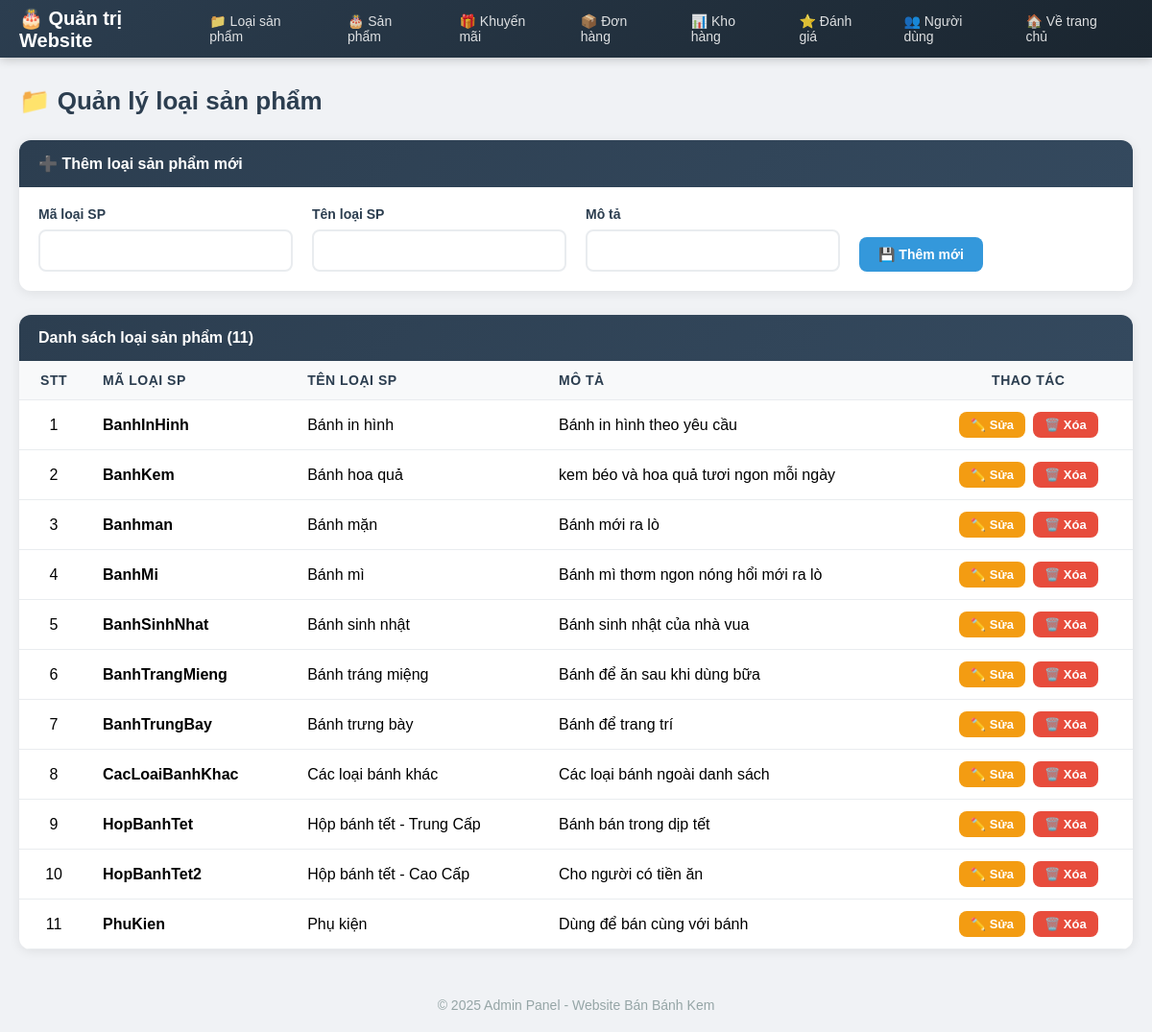
/Admin/ (signed in), run on the app's committed database.
### tables this page shows
CREATE TABLE `tblloaisp` (
  `maLoaiSP` varchar(20) NOT NULL,
  `tenLoaiSP` varchar(50) NOT NULL,
  `moTaLoaiSP` varchar(200) NOT NULL
);

### app/Controller.php (called while the page is built, shortened)
<?php
class Controller {
    public function model($model){
        return new $model;
    }
    public function view($view, $data = []){
        extract($data);
        require "./views/" . $view . ".php";
    }
}

### controllers/Admin.php (called while the page is built, shortened)
<?php
class Admin extends Controller{
    function show(){
        $obj=$this->model("AdProductTypeModel");
        $data=$obj->all("tblloaisp");
        $this->view("adminPage",["page"=>"ProductTypeView","productList"=>$data]);
    }
}

### app/App.php (called while the page is built, shortened)
<?php
class App{
    protected $action="Show";
 public function __construct(){
        $arr=array();
        if(isset($_GET["url"])){
            $arr=$this->urlprocess();
        }
        if(isset($arr[0])&& file_exists("./controllers/".$arr[0].".php")){
            unset($arr[0]);
        }
        $this->controller= new $this->controller;
        unset($arr[1]);
        $this->param =$arr?array_values($arr):array();
        call_user_func_array(array($this->controller,$this->action),$this->param);
    }
   public function urlprocess(){
        if(isset($_GET["url"])){
           return explode('/', filter_var(trim($_GET["url"],'/')));
        }
        return array();
    }
}

### index.php (called while the page is built, shortened)
<?php
require_once "app/DB.php";
require_once "app/Controller.php";
require_once "app/App.php";
$App = new App();
?>

### app/DB.php (called while the page is built, shortened)
<?php
class DB {
    private $host='localhost';
    private $user='root';
    private $pass='';
    private $dbname='website';
    public function __construct(){
        $this->db=$this->Connect();
    }
    public function Connect(){
        $dsn='mysql:host='.$this->host.';port=3306;dbname='.$this->dbname;
        $pdo=new PDO($dsn,$this->user,$this->pass);
        $pdo->setAttribute(PDO::ATTR_DEFAULT_FETCH_MODE,PDO::FETCH_ASSOC);
        return $pdo;
    }
}

### models/BaseModel.php (called while the page is built, shortened)
<?php
class BaseModel extends DB {
    public function __construct()
    {
        if ($this->db instanceof PDO) {
            $this->db->setAttribute(PDO::ATTR_ERRMODE, PDO::ERRMODE_EXCEPTION);
        } else {
            error_log("❌ BaseModel: \$this->db KHÔNG PHẢI PDO - LỖI KẾT NỐI");
        }
    }
    public function all($table) {
        try {
            $sql = "SELECT * FROM $table";
            $stmt = $this->db->prepare($sql);
            $stmt->execute();
            return $stmt->fetchAll(PDO::FETCH_ASSOC);
        } catch (PDOException $e) {
            error_log("Lỗi BaseModel::all(): " . $e->getMessage());
            return [];
        }
    }
}

### views/Back_end/ProductTypeView.php (the view, shortened to what this page needs)
<?php
$products = $data['productList'] ?? [];
$isEdit = isset($data['editItem']);
$edit = $isEdit ? $data['editItem'] : null;
?>
<div class="page-header">
    <h2 class="page-title">📁 Quản lý loại sản phẩm</h2>
</div>
<div class="card" style="margin-bottom: 25px;">
    <div class="card-header">
        <?= $isEdit ? '✏️ Cập nhật loại sản phẩm' : '➕ Thêm loại sản phẩm mới' ?>
    </div>
    <div class="card-body">
        <form action="<?= $isEdit ? APP_URL . '/ProductType/update/' . $edit['maLoaiSP'] : APP_URL . '/ProductType/create' ?>" method="post">
            <div class="form-row">
                <div class="form-group" style="margin-bottom:0;">
                    <label class="form-label">Mã loại SP</label>
                    <input type="text" name="txt_maloaisp" class="form-control" required
                           value="<?= $isEdit ? htmlspecialchars($edit['maLoaiSP']) : '' ?>"
                           <?= $isEdit ? 'readonly' : '' ?>>
                </div>
                <div class="form-group" style="margin-bottom:0;">
                    <label class="form-label">Tên loại SP</label>
                    <input type="text" name="txt_tenloaisp" class="form-control"
                           value="<?= $isEdit ? htmlspecialchars($edit['tenLoaiSP']) : '' ?>">
                </div>
                <div class="form-group" style="margin-bottom:0;">
                    <label class="form-label">Mô tả</label>
                    <input type="text" name="txt_motaloaisp" class="form-control"
                           value="<?= $isEdit ? htmlspecialchars($edit['moTaLoaiSP']) : '' ?>">
                </div>
                <div class="form-group" style="margin-bottom:0;">
                    <label class="form-label">&nbsp;</label>
                    <div style="display:flex; gap:10px;">
                        <button type="submit" class="btn <?= $isEdit ? 'btn-warning' : 'btn-primary' ?>">
                            💾 <?= $isEdit ? 'Cập nhật' : 'Thêm mới' ?>
                        </button>
                    </div>
                </div>
            </div>
        </form>
    </div>
</div>
<div class="card">
    <div class="card-header">Danh sách loại sản phẩm (<?= count($products) ?>)</div>
    <div class="table-responsive">
        <table class="table">
            <thead>
                <tr>
                    <th class="text-center">STT</th>
                    <th>Mã loại SP</th>
                    <th>Tên loại SP</th>
                    <th>Mô tả</th>
                    <th class="text-center">Thao tác</th>
                </tr>
            </thead>
            <tbody>
                <?php if (!empty($products)): $i = 1; ?>
                    <?php foreach ($products as $v): ?>
                    <tr>
                        <td class="text-center"><?= $i++ ?></td>
                        <td><strong><?= htmlspecialchars($v['maLoaiSP']) ?></strong></td>
                        <td><?= htmlspecialchars($v['tenLoaiSP']) ?></td>
                        <td><?= htmlspecialchars($v['moTaLoaiSP']) ?></td>
                        <td class="text-center">
                            <div class="action-btns">
                                <a href="<?= APP_URL ?>/ProductType/edit/<?= $v['maLoaiSP'] ?>" class="btn btn-warning btn-sm">✏️ Sửa</a>
                                <a href="<?= APP_URL ?>/ProductType/delete/<?= $v['maLoaiSP'] ?>"
                                   onclick="return confirm('Xóa loại sản phẩm này?')"
                                   class="btn btn-danger btn-sm">🗑️ Xóa</a>
                            </div>
                        </td>
                    </tr>
                    <?php endforeach; ?>
                <?php endif; ?>
            </tbody>
        </table>
    </div>
</div>

### public/css/admin.css (style rules this page uses)
* { margin: 0; padding: 0; box-sizing: border-box; }
body { font-family: Arial, sans-serif; background: #f0f2f5; min-height: 100vh; }
.page-header { display: flex; justify-content: space-between; align-items: center; margin-bottom: 25px; }
.page-title { font-size: 26px; color: #2c3e50; font-weight: 700; display: flex; align-items: center; gap: 10px; }
.card { background: #fff; border-radius: 12px; box-shadow: 0 2px 12px rgba(0,0,0,0.08); overflow: hidden; }
.card-header { background: linear-gradient(135deg, #2c3e50 0%, #34495e 100%); color: #fff; padding: 15px 20px; font-weight: 600; font-size: 16px; }
.card-body { padding: 20px; }
.btn { padding: 10px 20px; border-radius: 8px; font-size: 14px; font-weight: 600; cursor: pointer; text-decoration: none; display: inline-flex; align-items: center; gap: 6px; border: none; transition: all 0.3s; }
.btn-primary { background: #3498db; color: #fff; }
.btn-warning { background: #f39c12; color: #fff; }
.btn-danger { background: #e74c3c; color: #fff; }
.btn-sm { padding: 6px 12px; font-size: 13px; }
.table-responsive { overflow-x: auto; }
.table { width: 100%; border-collapse: collapse; }
.table th, .table td { padding: 12px 15px; text-align: left; border-bottom: 1px solid #e9ecef; vertical-align: middle; }
.table thead { background: #f8f9fa; }
.table thead th { font-weight: 600; color: #2c3e50; font-size: 14px; text-transform: uppercase; letter-spacing: 0.5px; }
.table .text-center { text-align: center; }
.form-group { margin-bottom: 20px; }
.form-label { display: block; margin-bottom: 8px; font-weight: 600; color: #2c3e50; font-size: 14px; }
.form-control { width: 100%; padding: 12px 15px; border: 2px solid #e9ecef; border-radius: 8px; font-size: 14px; transition: border-color 0.3s, box-shadow 0.3s; }
.form-row { display: grid; grid-template-columns: repeat(auto-fit, minmax(200px, 1fr)); gap: 20px; align-items: end; }
.action-btns { display: flex; gap: 8px; justify-content: center; }

### data on the page
tblloaisp: maLoaiSP "BanhInHinh", tenLoaiSP "Bánh in hình", moTaLoaiSP "Bánh in hình theo yêu cầu"
tblloaisp: maLoaiSP "BanhKem", tenLoaiSP "Bánh hoa quả", moTaLoaiSP "kem béo và hoa quả tươi ngon mỗi ngày"
tblloaisp: maLoaiSP "Banhman", tenLoaiSP "Bánh mặn", moTaLoaiSP "Bánh mới ra lò"
tblloaisp: maLoaiSP "BanhMi", tenLoaiSP "Bánh mì", moTaLoaiSP "Bánh mì thơm ngon nóng hổi mới ra lò"
tblloaisp: maLoaiSP "BanhSinhNhat", tenLoaiSP "Bánh sinh nhật", moTaLoaiSP "Bánh sinh nhật của nhà vua"
tblloaisp: maLoaiSP "BanhTrangMieng", tenLoaiSP "Bánh tráng miệng", moTaLoaiSP "Bánh để ăn sau khi dùng bữa"
tblloaisp: maLoaiSP "BanhTrungBay", tenLoaiSP "Bánh trưng bày", moTaLoaiSP "Bánh để trang trí"
tblloaisp: maLoaiSP "CacLoaiBanhKhac", tenLoaiSP "Các loại bánh khác", moTaLoaiSP "Các loại bánh ngoài danh sách"
tblloaisp: maLoaiSP "HopBanhTet", tenLoaiSP "Hộp bánh tết - Trung Cấp", moTaLoaiSP "Bánh bán trong dịp tết"
tblloaisp: maLoaiSP "HopBanhTet2", tenLoaiSP "Hộp bánh tết - Cao Cấp", moTaLoaiSP "Cho người có tiền ăn"
tblloaisp: maLoaiSP "PhuKien", tenLoaiSP "Phụ kiện", moTaLoaiSP "Dùng để bán cùng với bánh"

### other printed values
count($products) "11"
